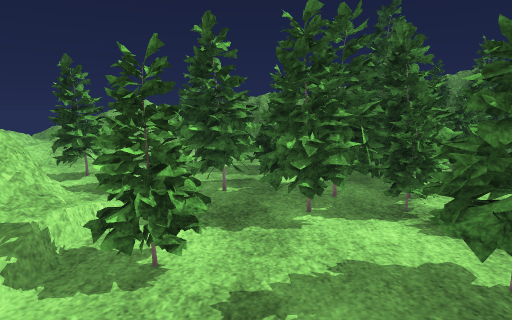
View 1 (above)

24 first-person views from a walk through a Unity game level. The camera is 1.4 m above the floor, tilts 8° down and sees 75° across. The floor is counted in squares, 0.5 m on a side. Each view is taken from the middle of a square. On the plan, view 1 faces up. The plan holds only what a view shows up to about 20 squares ahead; the rest is blank. The place goes on beyond the plan. Some surface patterns are stand-ins.

View 2
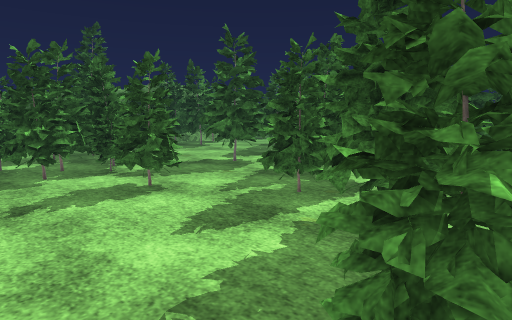

View 3
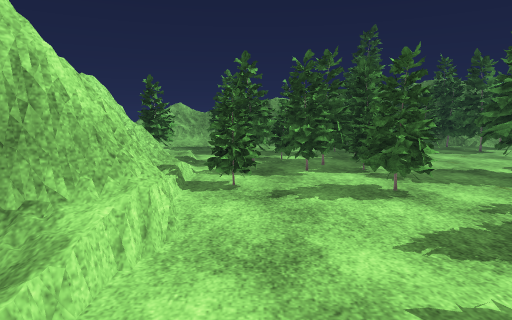

View 4
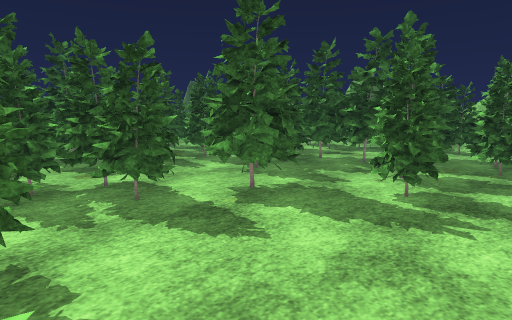

View 5
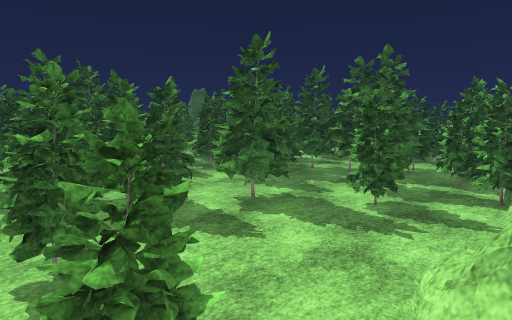

View 6
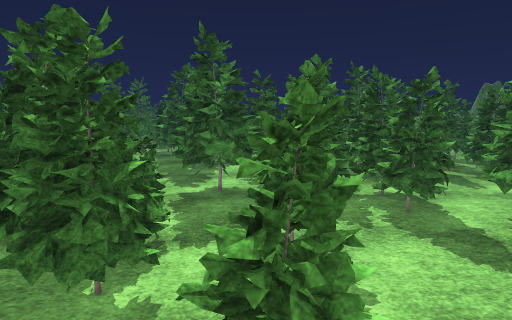

View 7
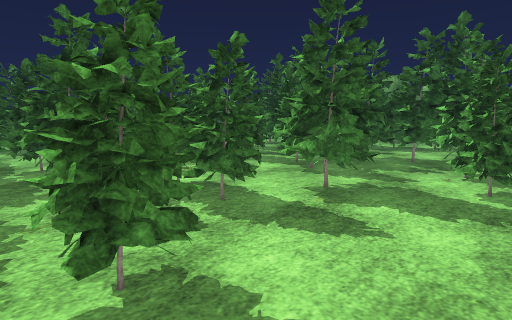

View 8
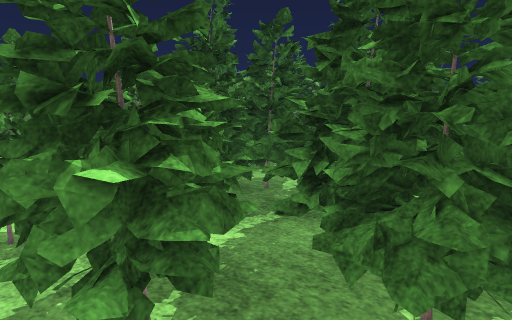

View 9
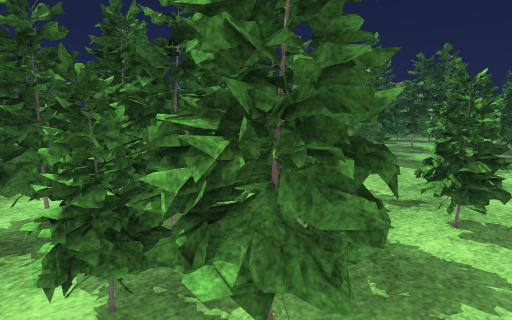

View 10
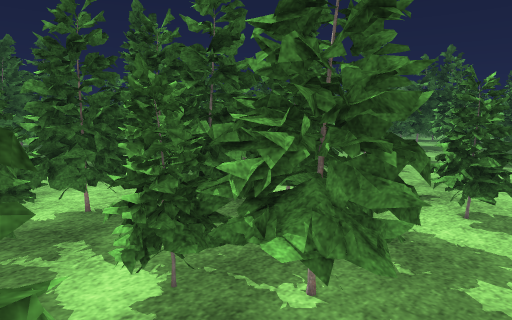

View 11
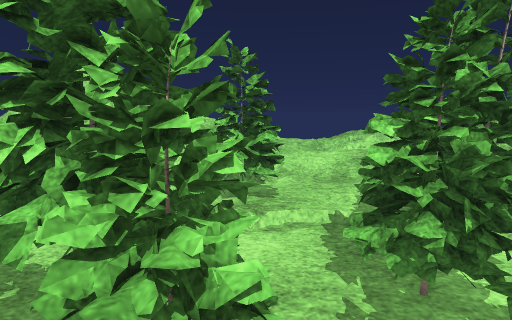

View 12
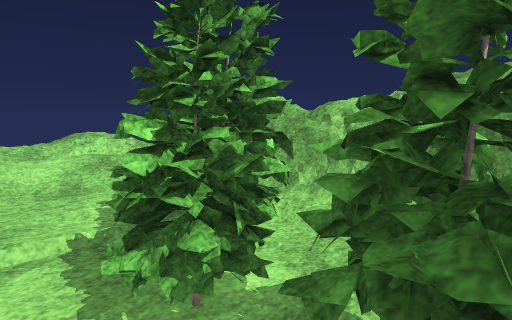

View 13
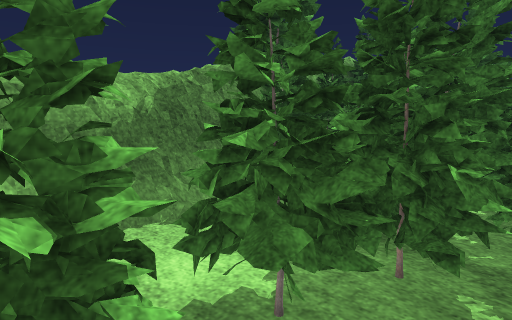

View 14
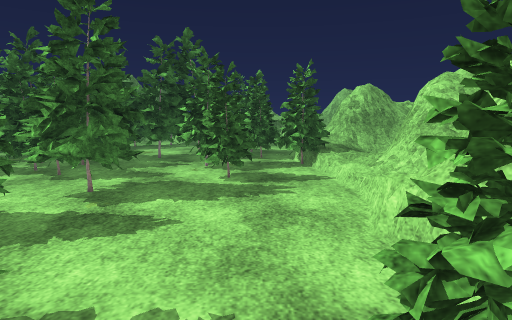

View 15
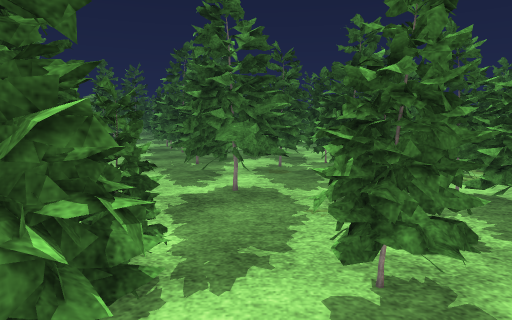

View 16
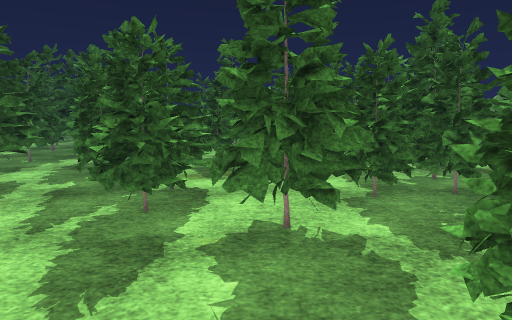

View 17
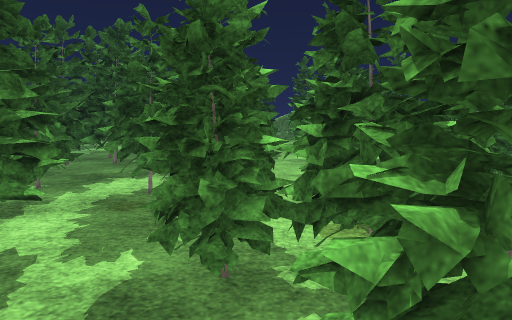

View 18
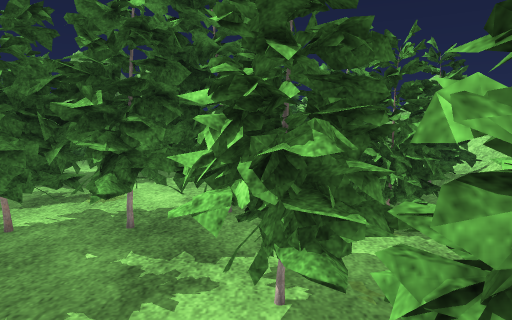

View 19
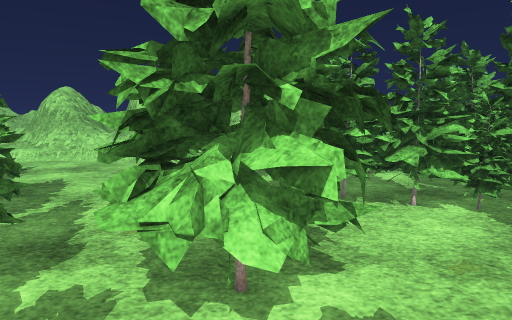

View 20
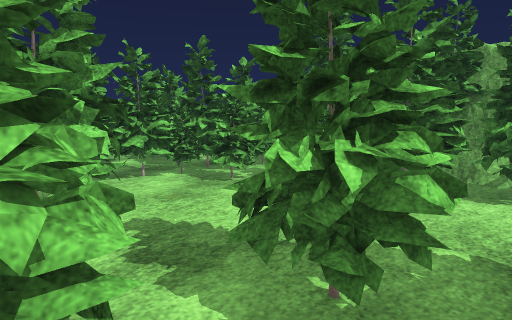

View 21
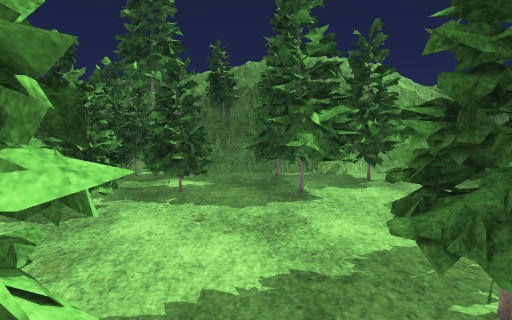

View 22
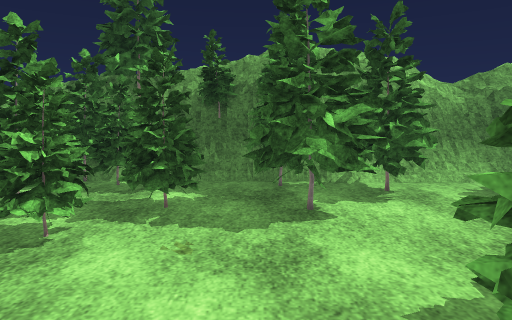

View 23
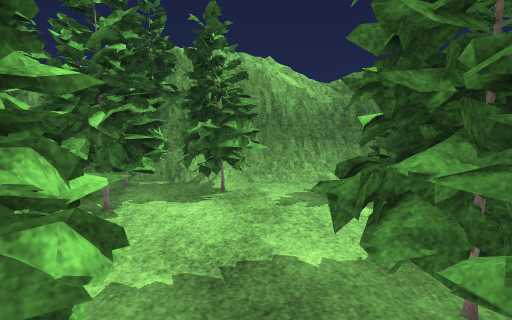

View 24
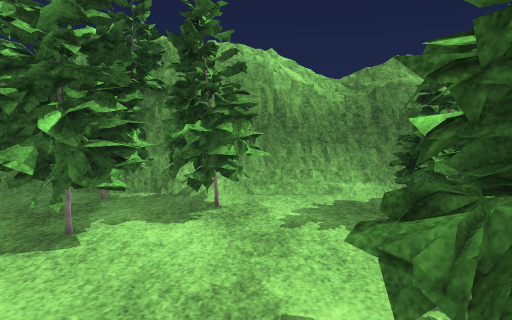

### Floor plan
Key: @ floor where view 1 was taken; # wall or solid block; . main floor; : floor 0.25 m higher than the main floor; + floor 0.5 m higher than the main floor; * floor 1.75 m higher than the main floor; / step, stairs or slope; = window, fence, low wall or low ledge; ^ raised ledge; T thing the floor can be seen under or through.
Columns run from 5 left of view 1 to 24 right of it. Each row starts with its distance up from view 1.
 24 #####
 23 === ##          #### #########
 22  ::  #######    =#=# #========
 21  :.   ..   ##  ##..# #####...
 20   #  ...    #  #=..#    ##...=
 19  ### .      #  ## .#   ###...#
 18  ###==##   ##  =##.#  ###....#
 17 .########=#    ###.#####.....
 16 ..^##=#=##    ##... ##.......
 15 ........TTTT####.............
 14 .....TT...TT=..............###
 13 :..TTTT...TT*#............###
 12 ...TTTTTTTTTT.........##..###
 11 ...TTTTTTTTTT........####.####
 10 ....=TTTT=#T...TT....####..###
  9 //...TTTT=#... TTTT..#=##..#
  8 /.....TT......TTTTT........
  7 //.=..........TTTT=..##....
  6 //.#=...###....TTT..####..
  5 :/.##...=##.......=.####.
  4  /......###....######  # ..
  3 ==............###      # ...
  2 ##=.........=.=#         ...
  1 #==........#####       .......
  0 =##..@.....###       ##### ...
 -1 ##=.........#            #
 -2  +........TT#
 -3  :.......TTT
 -4  :.......TT
 -5  :....##.TTTT
 -6  :...###.....#
 -7  :...###.....#
 -8  :.... ##....#
 -9  +##..####...#
-10  ####.####...#
-11    ##..####=.#
-12     ##..######
-13     #####

Positions as (right, up) in squares from view 1, and headings:
1: (0, 0), facing up
2: (-2, -7), facing up-right
3: (-1, -7), facing up
4: (-3, 5), facing down-right
5: (-5, 7), facing down-right
6: (-5, 6), facing right
7: (-1, 7), facing down-right
8: (-3, 8), facing up-right
9: (-4, 15), facing down-right
10: (-4, 16), facing down-right
11: (3, 14), facing left
12: (2, 14), facing up-left
13: (-2, 14), facing up-right
14: (0, 8), facing down
15: (-1, 7), facing right
16: (-2, -3), facing right
17: (5, 2), facing right
18: (3, -5), facing down
19: (16, 8), facing left
20: (20, 6), facing up-left
21: (14, 6), facing up
22: (14, 8), facing up
23: (20, 8), facing up
24: (20, 10), facing up
